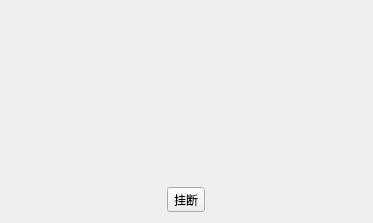
<?xml version="1.0" encoding="UTF-8"?>
<ui version="4.0">
 <class>ImCalloutDlg</class>
 <widget class="QWidget" name="ImCalloutDlg">
  <property name="geometry">
   <rect>
    <x>0</x>
    <y>0</y>
    <width>373</width>
    <height>223</height>
   </rect>
  </property>
  <layout class="QVBoxLayout" name="verticalLayout">
   <item>
    <widget class="QLabel" name="icon">
     <property name="sizePolicy">
      <sizepolicy hsizetype="Preferred" vsizetype="Fixed">
       <horstretch>0</horstretch>
       <verstretch>0</verstretch>
      </sizepolicy>
     </property>
     <property name="alignment">
      <set>Qt::AlignCenter</set>
     </property>
    </widget>
   </item>
   <item>
    <widget class="QElidedLabel" name="name">
     <property name="sizePolicy">
      <sizepolicy hsizetype="Preferred" vsizetype="Fixed">
       <horstretch>0</horstretch>
       <verstretch>0</verstretch>
      </sizepolicy>
     </property>
     <property name="alignment">
      <set>Qt::AlignHCenter|Qt::AlignTop</set>
     </property>
     <property name="indent">
      <number>0</number>
     </property>
    </widget>
   </item>
   <item>
    <widget class="QLabel" name="desc">
     <property name="alignment">
      <set>Qt::AlignCenter</set>
     </property>
     <property name="wordWrap">
      <bool>true</bool>
     </property>
    </widget>
   </item>
   <item alignment="Qt::AlignHCenter">
    <widget class="QActionStyleBtn" name="cancelBtn">
     <property name="text">
      <string>挂断</string>
     </property>
     <property name="toolButtonStyle">
      <enum>Qt::ToolButtonTextUnderIcon</enum>
     </property>
    </widget>
   </item>
  </layout>
 </widget>
 <layoutdefault spacing="6" margin="11"/>
 <customwidgets>
  <customwidget>
   <class>QActionStyleBtn</class>
   <extends>QToolButton</extends>
   <header location="global">QActionStyleBtn.h</header>
  </customwidget>
  <customwidget>
   <class>QElidedLabel</class>
   <extends>QLabel</extends>
   <header location="global">QElidedLabel.h</header>
  </customwidget>
 </customwidgets>
 <resources>
  <include location="../CRLinkClient.qrc"/>
 </resources>
 <connections/>
</ui>
